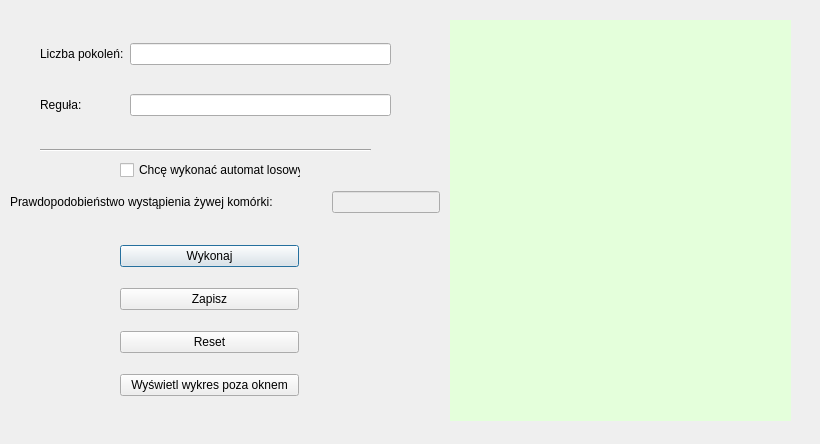
<?xml version="1.0" encoding="UTF-8"?>
<ui version="4.0">
 <class>Dialog</class>
 <widget class="QDialog" name="Dialog">
  <property name="geometry">
   <rect>
    <x>0</x>
    <y>0</y>
    <width>820</width>
    <height>444</height>
   </rect>
  </property>
  <property name="windowTitle">
   <string>Automat komórkowy</string>
  </property>
  <widget class="QCheckBox" name="checkBox">
   <property name="geometry">
    <rect>
     <x>120</x>
     <y>160</y>
     <width>181</width>
     <height>20</height>
    </rect>
   </property>
   <property name="text">
    <string>Chcę wykonać automat losowy</string>
   </property>
  </widget>
  <widget class="QLabel" name="wykres">
   <property name="geometry">
    <rect>
     <x>450</x>
     <y>20</y>
     <width>341</width>
     <height>401</height>
    </rect>
   </property>
   <property name="styleSheet">
    <string notr="true">background-color: rgb(228, 255, 219);</string>
   </property>
   <property name="text">
    <string/>
   </property>
  </widget>
  <widget class="Line" name="line">
   <property name="geometry">
    <rect>
     <x>40</x>
     <y>140</y>
     <width>331</width>
     <height>20</height>
    </rect>
   </property>
   <property name="orientation">
    <enum>Qt::Horizontal</enum>
   </property>
  </widget>
  <widget class="QWidget" name="layoutWidget">
   <property name="geometry">
    <rect>
     <x>40</x>
     <y>20</y>
     <width>351</width>
     <height>121</height>
    </rect>
   </property>
   <layout class="QGridLayout" name="gridLayout">
    <item row="0" column="1">
     <widget class="QLineEdit" name="linePokolenia">
      <property name="inputMethodHints">
       <set>Qt::ImhDigitsOnly</set>
      </property>
     </widget>
    </item>
    <item row="1" column="1">
     <widget class="QLineEdit" name="lineRegula">
      <property name="inputMethodHints">
       <set>Qt::ImhDigitsOnly</set>
      </property>
      <property name="maxLength">
       <number>3</number>
      </property>
     </widget>
    </item>
    <item row="1" column="0">
     <widget class="QLabel" name="labelRegula">
      <property name="text">
       <string>Reguła:</string>
      </property>
     </widget>
    </item>
    <item row="0" column="0">
     <widget class="QLabel" name="labelPokolenia">
      <property name="text">
       <string>Liczba pokoleń:</string>
      </property>
     </widget>
    </item>
   </layout>
  </widget>
  <widget class="QWidget" name="layoutWidget">
   <property name="geometry">
    <rect>
     <x>120</x>
     <y>230</y>
     <width>179</width>
     <height>181</height>
    </rect>
   </property>
   <layout class="QVBoxLayout" name="verticalLayout">
    <item>
     <widget class="QPushButton" name="buttonWykonaj">
      <property name="text">
       <string>Wykonaj</string>
      </property>
     </widget>
    </item>
    <item>
     <widget class="QPushButton" name="buttonZapisz">
      <property name="text">
       <string>Zapisz</string>
      </property>
     </widget>
    </item>
    <item>
     <widget class="QPushButton" name="buttonReset">
      <property name="text">
       <string>Reset</string>
      </property>
     </widget>
    </item>
    <item>
     <widget class="QPushButton" name="pushButtonWyswietlPoza">
      <property name="text">
       <string>Wyświetl wykres poza oknem</string>
      </property>
     </widget>
    </item>
   </layout>
  </widget>
  <widget class="QWidget" name="layoutWidget">
   <property name="geometry">
    <rect>
     <x>10</x>
     <y>190</y>
     <width>430</width>
     <height>24</height>
    </rect>
   </property>
   <layout class="QHBoxLayout" name="horizontalLayout">
    <item>
     <widget class="QLabel" name="labelLosowo">
      <property name="text">
       <string>Prawdopodobieństwo wystąpienia żywej komórki:</string>
      </property>
     </widget>
    </item>
    <item>
     <spacer name="horizontalSpacer">
      <property name="orientation">
       <enum>Qt::Horizontal</enum>
      </property>
      <property name="sizeHint" stdset="0">
       <size>
        <width>40</width>
        <height>20</height>
       </size>
      </property>
     </spacer>
    </item>
    <item>
     <widget class="QLineEdit" name="linePstwo">
      <property name="enabled">
       <bool>false</bool>
      </property>
      <property name="inputMethodHints">
       <set>Qt::ImhDigitsOnly</set>
      </property>
     </widget>
    </item>
   </layout>
  </widget>
 </widget>
 <resources/>
 <connections/>
</ui>
